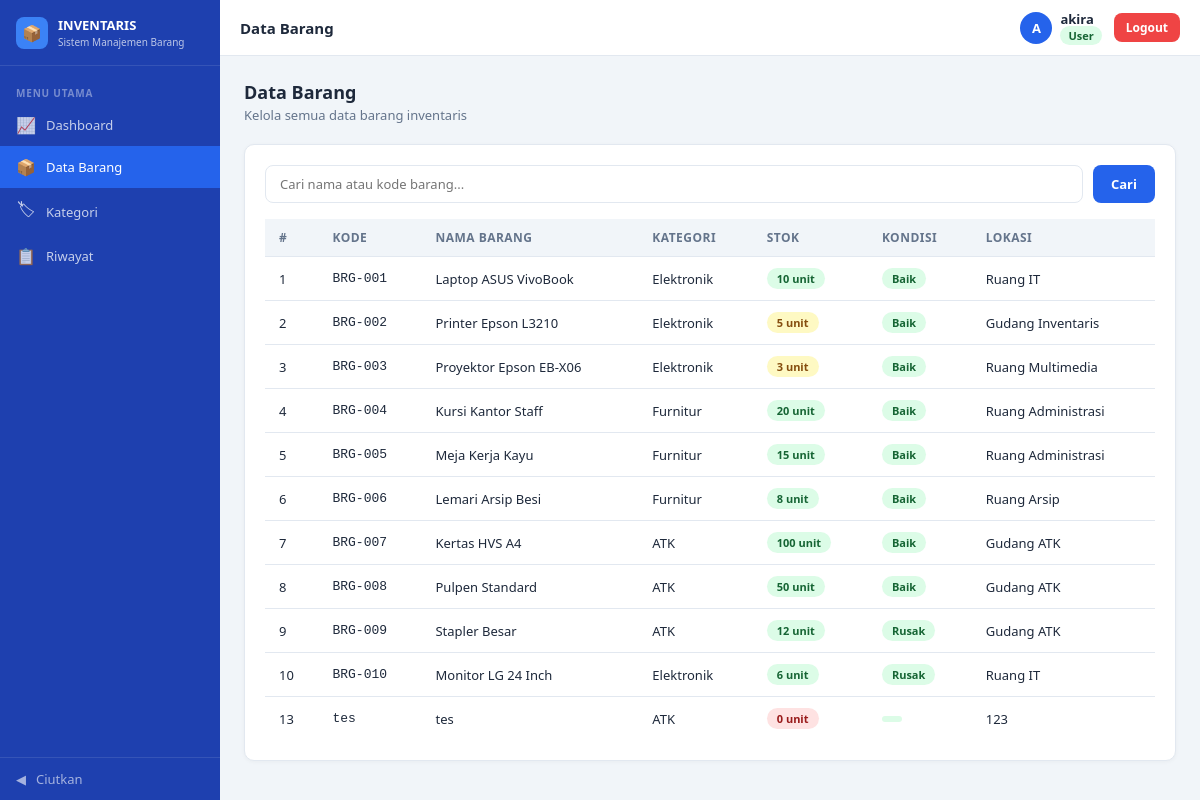
The page /user/baranguser.php (signed in) on the database its author committed.
### tables this page shows
CREATE TABLE `barang` (
  `id_barang` int(11) NOT NULL,
  `kode_barang` varchar(50) NOT NULL,
  `nama_barang` varchar(100) NOT NULL,
  `stok` int(11) NOT NULL,
  `satuan` varchar(50) NOT NULL DEFAULT 'pcs',
  `kondisi` enum('Baik','Rusak') NOT NULL,
  `lokasi` varchar(100) NOT NULL,
  `keterangan` text DEFAULT NULL,
  `tanggal_masuk` date NOT NULL,
  `id_kategori` int(11) NOT NULL,
  `id_user` int(11) NOT NULL,
  `created_at` timestamp NOT NULL DEFAULT current_timestamp(),
  `updated_at` timestamp NOT NULL DEFAULT current_timestamp()
);

CREATE TABLE `kategori` (
  `id_kategori` int(11) NOT NULL,
  `nama_kategori` varchar(100) NOT NULL,
  `deskripsi` text DEFAULT NULL
);

### user/baranguser.php (the view, shortened to what this page needs)
<?php
require_once "../config/db.php";
$search = "";
if (isset($_GET['search'])){
    $search = $_GET['search'];
    $sql = "SELECT barang.*, kategori.nama_kategori FROM barang JOIN kategori ON barang.id_kategori = kategori.id_kategori WHERE nama_barang LIKE ? OR kode_barang LIKE ? ORDER BY id_barang ASC";
    $stmt = $conn->prepare($sql);
    $keyword = "%" . $search . "%";
    $stmt->bind_param("ss", $keyword, $keyword);
    $stmt->execute();
    $result = $stmt->get_result();
}else{
    $sql = "SELECT barang.*, kategori.nama_kategori FROM barang JOIN kategori ON barang.id_kategori = kategori.id_kategori ORDER BY id_barang ASC";
    $result = $conn->query($sql);
}
?>
<!DOCTYPE html>
<html lang="id">
<head>
    <link rel="stylesheet" href="assets/style.css">
</head>
<body>
<div class="sidebar" id="sidebar">
    <div class="sidebar-brand">
        <div class="brand-icon">&#128230;</div>
        <div class="brand-text">INVENTARIS<span>Sistem Manajemen Barang</span></div>
    </div>
    <nav class="sidebar-nav">
        <div class="nav-section-title">Menu Utama</div>
        <a href="dashboarduser.php" class="nav-item"><span class="nav-icon">&#128200;</span><span class="nav-label">Dashboard</span></a>
        <a href="baranguser.php" class="nav-item active"><span class="nav-icon">&#128230;</span><span class="nav-label">Data Barang</span></a>
        <a href="kategoriuser.php" class="nav-item"><span class="nav-icon">&#127991;</span><span class="nav-label">Kategori</span></a>
        <a href="riwayatuser.php" class="nav-item"><span class="nav-icon">&#128203;</span><span class="nav-label">Riwayat</span></a>
    </nav>
    <div class="sidebar-toggle" onclick="toggleSidebar()">
        <span class="nav-icon" id="toggleIcon">&#9664;</span>
        <span class="nav-label">Ciutkan</span>
    </div>
</div>
<div class="header" id="mainHeader">
    <div class="header-title">Data Barang</div>
    <div class="header-right">
        <div class="user-info">
            <div class="user-avatar"><?php echo strtoupper(substr($_SESSION['user'], 0, 1)); ?></div>
            <div class="user-detail">
                <div class="user-name"><?php echo $_SESSION['user']; ?></div>
                <div class="user-role">
                    <span class="badge-role <?php echo $_SESSION['role']; ?>"><?php echo ucfirst($_SESSION['role']); ?></span>
                </div>
            </div>
        </div>
        <a href="login.php" class="btn btn-danger btn-sm">Logout</a>
    </div>
</div>
<div class="main-content" id="mainContent">
    <div class="page-header">
        <div>
            <h2>Data Barang</h2>
            <p>Kelola semua data barang inventaris</p>
        </div>
    </div>
    <div class="card">
        <form class="search-bar" method="GET">
            <input type="text" name="search" placeholder="Cari nama atau kode barang..." value="<?php echo $search; ?>">
            <button type="submit" class="btn btn-primary">Cari</button>
        </form>
        <div class="table-wrapper">
            <table>
                <thead>
                    <tr>
                        <th>#</th>
                        <th>Kode</th>
                        <th>Nama Barang</th>
                        <th>Kategori</th>
                        <th>Stok</th>
                        <th>Kondisi</th>
                        <th>Lokasi</th>
                    </tr>
                </thead>
                <tbody>
                    <?php if($result->num_rows > 0) { ?>
                        <?php while($barang = $result->fetch_assoc()) { ?>
                        <tr>
                            <td><?php echo $barang['id_barang']; ?></td>
                            <td>
                                <code>
                                    <?php echo $barang['kode_barang']; ?>
                                </code>
                            </td>
                            <td><?php echo $barang['nama_barang']; ?></td>
                            <td><?php echo $barang['nama_kategori']; ?></td>
                            <td>
                                <?php
                                if ($barang['stok'] > 5){
                                    $badge = "success";
                                }elseif ($barang['stok'] > 0){
                                    $badge = "warning";
                                }else{
                                    $badge = "danger";
                                }
                                ?>
                                <span class="badge badge-<?php echo $badge; ?>">
                                    <?php echo $barang['stok']; ?> unit
                                </span>
                            </td>
                            <td>
                                <?php
                                $kondisi_class = "success";
                                ?>
                                <span class="badge badge-<?php echo $kondisi_class; ?>">
                                    <?php echo $barang['kondisi']; ?>
                                </span>
                            </td>
                            <td><?php echo $barang['lokasi']; ?></td>
                        </tr>
                        <?php } ?>
                    <?php } ?>
                </tbody>
            </table>
        </div>
    </div>
</div>
</body>
</html>

### rows shown on the page
barang: id_barang "1", kode_barang "BRG-001", nama_barang "Laptop ASUS VivoBook", id_kategori.nama_kategori "Elektronik", stok "10", kondisi "Baik", lokasi "Ruang IT"
barang: id_barang "2", kode_barang "BRG-002", nama_barang "Printer Epson L3210", id_kategori.nama_kategori "Elektronik", stok "5", kondisi "Baik", lokasi "Gudang Inventaris"
barang: id_barang "3", kode_barang "BRG-003", nama_barang "Proyektor Epson EB-X06", id_kategori.nama_kategori "Elektronik", stok "3", kondisi "Baik", lokasi "Ruang Multimedia"
barang: id_barang "4", kode_barang "BRG-004", nama_barang "Kursi Kantor Staff", id_kategori.nama_kategori "Furnitur", stok "20", kondisi "Baik", lokasi "Ruang Administrasi"
barang: id_barang "5", kode_barang "BRG-005", nama_barang "Meja Kerja Kayu", id_kategori.nama_kategori "Furnitur", stok "15", kondisi "Baik", lokasi "Ruang Administrasi"
barang: id_barang "6", kode_barang "BRG-006", nama_barang "Lemari Arsip Besi", id_kategori.nama_kategori "Furnitur", stok "8", kondisi "Baik", lokasi "Ruang Arsip"
barang: id_barang "7", kode_barang "BRG-007", nama_barang "Kertas HVS A4", id_kategori.nama_kategori "ATK", stok "100", kondisi "Baik", lokasi "Gudang ATK"
barang: id_barang "8", kode_barang "BRG-008", nama_barang "Pulpen Standard", id_kategori.nama_kategori "ATK", stok "50", kondisi "Baik", lokasi "Gudang ATK"
barang: id_barang "9", kode_barang "BRG-009", nama_barang "Stapler Besar", id_kategori.nama_kategori "ATK", stok "12", kondisi "Rusak", lokasi "Gudang ATK"
barang: id_barang "10", kode_barang "BRG-010", nama_barang "Monitor LG 24 Inch", id_kategori.nama_kategori "Elektronik", stok "6", kondisi "Rusak", lokasi "Ruang IT"
barang: id_barang "13", kode_barang "tes", nama_barang "tes", id_kategori.nama_kategori "ATK", stok "0", lokasi "123"

### other values the page prints
substr($_SESSION['user'], 0, 1) "A"
$_SESSION['user'] "akira"
$_SESSION['role'] "User"
